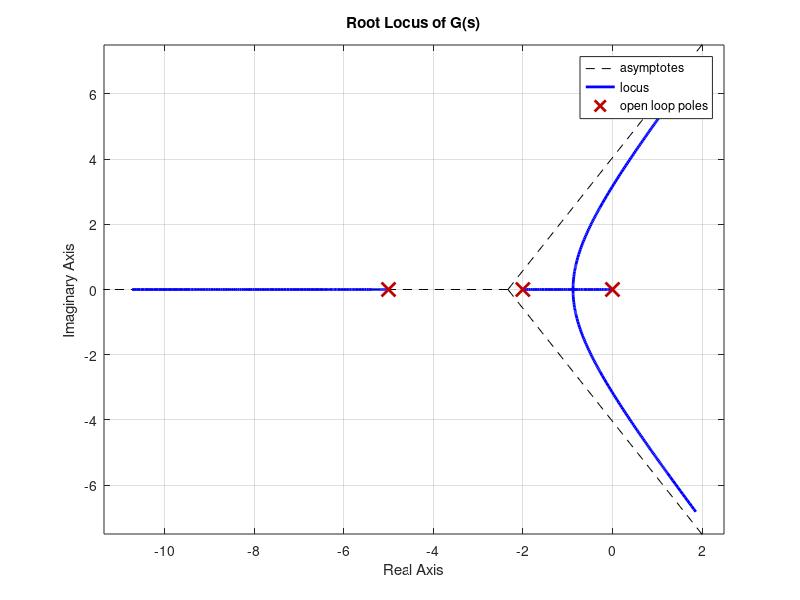

Here is the MATLAB script that generated this plot: (Note: this script raises an error after producing the figure.)
plant = tf([10], [1 7 10 0]);
rlocus(plant);
grid on
title("Root Locus of G(s)")
[K, poles] = rlocfind(plant)
controller = K;
closed_loop = feedback(controller * plant, 1);

figure
step(closed_loop)
grid on
title("Closed-Loop Response for Root Locus Gain")

info = stepinfo(closed_loop)
